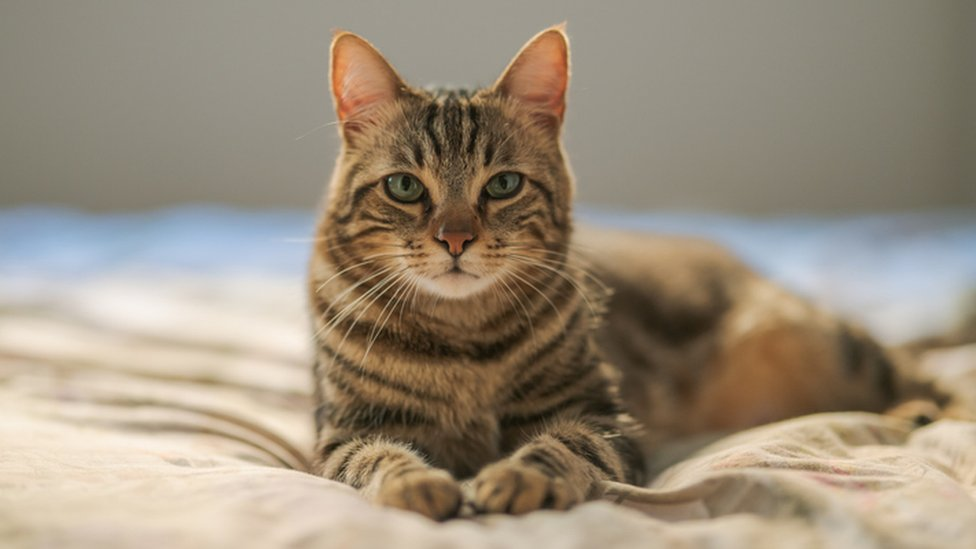
#> input picture image/cat.jpg, 976 x 549 px, found by its file name
$ python hardcrop.py
#> lines starting #> are read from the running program, lines starting #| are printed output that depends on the picture
import cv2

path = r'C:\Users\shore\PythonProjects\FNCrop\image\cat.jpg'

img = cv2.imread(path)
#> img is the input picture: shape (549, 976, 3); mean B, G, R 124.7, 142.7, 155.3

crop_img = img[26:504, 311:646]
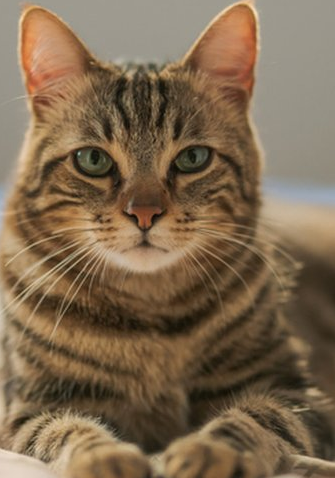
#> crop_img: shape (478, 335, 3); mean B, G, R 79.6, 104.7, 126.3

window_name = 'crop'

# Using cv2.imshow() method
# Displaying the image
cv2.imshow(window_name, crop_img)

#waits for user to press any key
#(this is necessary to avoid Python kernel form crashing)
cv2.waitKey(0)

#closing all open windows
cv2.destroyAllWindows()
